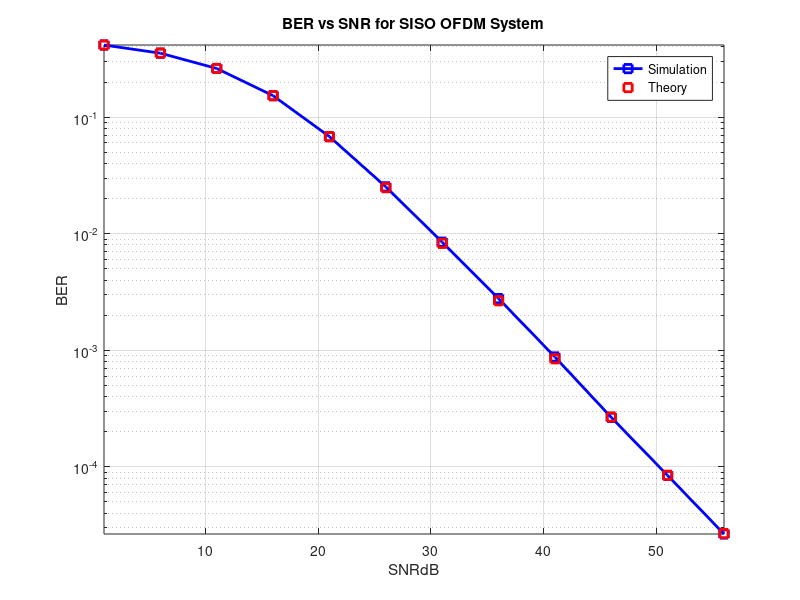

MATLAB code for this plot:
clear all; 
close all; 
clc;
SNR_dB = [1:5:60];  %SNR range in dB
SNR = 10.^(SNR_dB/10);  %SNR in linear scale
BER = zeros(length(SNR),1);
 
Nsub = 64;  %Number of subcarriers
Ncp = round(Nsub/10);   %Number of samples added as CP
 
numTaps = 3;    %Number of channel taps
numBlocks = 10000;
 
for L = 1:numBlocks 
    Bits = randi([0,1],1,Nsub);    %Generating message bits
    h = 1/sqrt(2) * (randn(1,numTaps) + 1j*randn(1,numTaps));   
    Hfreq = fft(h, Nsub);    %N point FFT of Channel taps
    ChNoise=randn(1, Nsub+Ncp+numTaps-1) + 1j*randn(1, Nsub+Ncp+numTaps-1);

    for K = 1:length(SNR)
        LoadedBits = sqrt(SNR(K))*(2*Bits - 1);    %BPSK symbols
        TxSamples = ifft(LoadedBits);       %IFFT of symbols at transmitter
        TxSamples_CP = [TxSamples(Nsub-Ncp+1:Nsub) TxSamples];   %Adding CP 
        Rxbits = conv(TxSamples_CP, h) + ChNoise;    
        RxbitsWithoutCP = Rxbits(Ncp+1:Ncp+Nsub);   %Removal of CP
        RxbitsFFT = fft(RxbitsWithoutCP);     %FFT of received symbols at receiver
        ProcessedBits = RxbitsFFT./Hfreq;     %Equalization at receiver
        DecodedBits = (real(ProcessedBits)>=0);
        BER(K) = BER(K) + sum(DecodedBits ~= Bits);   %BER for Kth SNR value
        
    end
end
 
BER = BER/(numBlocks*Nsub);
semilogy(SNR_dB, BER, 'b - s', 'linewidth', 2.0);
hold on; 
axis tight; 
grid on;
 
SNR_eff = numTaps/Nsub * SNR;
semilogy(SNR_dB, (1/2*(1-sqrt(SNR_eff./(SNR_eff+2)))), 'r  s', 'linewidth', 2.0);
xlabel('SNRdB')
ylabel('BER')
title('BER vs SNR for SISO OFDM System');
legend('Simulation', 'Theory')
